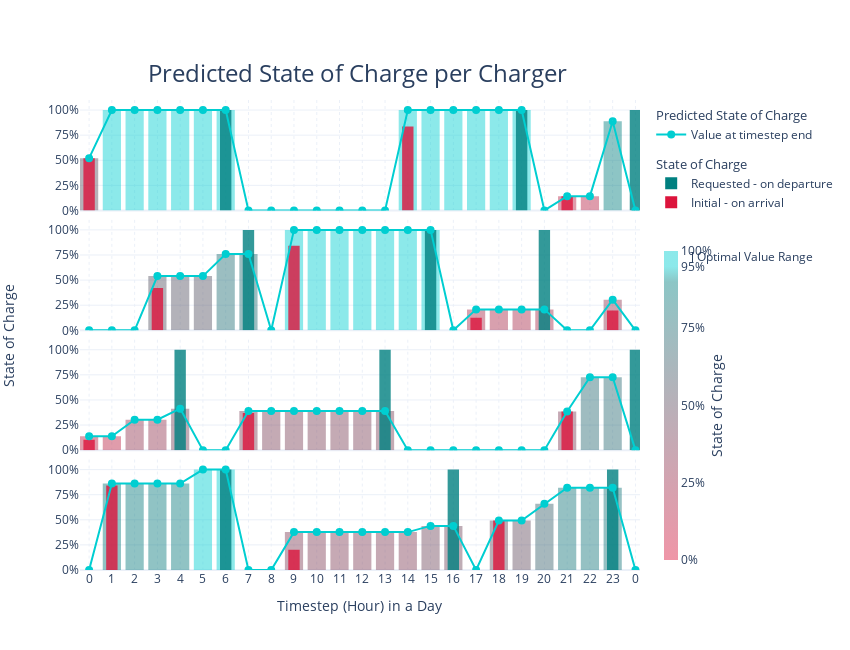

Source (notebook cell):
### Markdown cell above
#### Predicted Vehicle State of Charge

### Code cell
subplot_fig = make_subplots(
    rows=4,
    cols=1,
    shared_xaxes=True,
    vertical_spacing=0.02
)

for v_id in initial_training_data.index:
    charger_id = int(initial_training_data.loc[v_id, 'Charger ID'])
    counter = number_of_chargers - charger_id
    charger = counter - 1
    
    arr = int(initial_training_data.loc[v_id, 'Arrival'])
    dep = int(initial_training_data.loc[v_id, 'Departure'])
    
    if initial_training_data.loc[v_id, 'Vehicle ID'] == '0':
        psoc = chargers_predictions.loc[chargers_predictions['Charger ID']==charger,'Vehicle State of Charge']
        subplot_fig.add_scatter(y=psoc, line_shape='linear', row=counter, col=1, name='Value at timestep end', mode='markers+lines',
                                marker=dict(size=8, symbol='circle-dot'), line=dict(color='darkturquoise'), showlegend=(not v_id), 
                                legendgrouptitle=dict(text='Predicted State of Charge'), legendgroup='Predicted Charger SOC', )
        subplot_fig.add_bar(y=psoc, row=counter, col=1, legendgroup='Predicted Charger SOC', showlegend=False, 
                            marker=dict(color=psoc, opacity=1, line_width=0, coloraxis='coloraxis'))
        
        subplot_fig.add_bar(x=initial_training_data.loc[(initial_training_data['Charger ID']==str(charger))&(initial_training_data.index[v_id]==v_id), 'Departure']-1, row=counter, col=1,
                    y=initial_training_data.loc[(initial_training_data['Charger ID']==str(charger))&(initial_training_data.index[v_id]==v_id), 'Requested State of Charge'], name=f'Requested - on departure',
                    width=0.5, marker=dict(color='teal', opacity=0.8, line_width=0), legendgroup='State of Charge', showlegend=(not v_id),
                    legendgrouptitle=dict(text='State of Charge'))
        subplot_fig.add_bar(x=initial_training_data.loc[initial_training_data['Charger ID']==str(charger), 'Arrival'], row=counter, col=1,
                    y=initial_training_data.loc[initial_training_data['Charger ID']==str(charger), 'Initial State of Charge'], name=f'Initial - on arrival',
                    width=0.5, marker=dict(color='crimson', opacity=0.8, line_width=0), legendgroup='State of Charge', showlegend=(not v_id))
        
        subplot_fig.add_annotation(x=23, y=1.2, text=f'<i>Charger {charger_id}</i>', textangle=0, opacity=0.9, row=charger_id+1, col=1,
                                   font_size=13, showarrow=False, font_color='grey')    


subplot_fig.add_annotation(x=-0.15, y=0.5, text="State of Charge", textangle=-90, xref="paper", yref="paper", font_size=14, showarrow=False)
subplot_fig.add_annotation(x=0.5, y=-0.1, text="Timestep (Hour) in a Day", textangle=0, xref="paper", yref="paper", font_size=14, showarrow=False)

max_timestep = int(initial_training_data.Departure.max() + 1)
subplot_fig.update_layout(title="Predicted State of Charge per Charger",
                          yaxis=dict(title=''), barmode='overlay')
subplot_fig.update_xaxes(tickformat='', griddash="dot", title='', range=[-0.4, 24.2],
                         tickvals=[i for i in range(max_timestep)],
                         ticktext=[str(i%24) for i in range(max_timestep)])

# For plot export: w(1280)xh(720), w(1920)xh(1080)
# For better overview in jupyter: w(850)xh(650)
plot_width = 850
plot_height = 650

subplot_fig.update_yaxes(tickformat=" ,~%", nticks=5, range=[0, 1.1], dtick=0.25)
subplot_fig.update_layout(height=plot_height, width=plot_width, title=dict(xanchor="center", x=0.42, font_size=24, y=0.9), 
                          showlegend=True, 
                          coloraxis=dict(
                              colorbar=dict(len=0.7, thickness=14, yanchor='middle', y=0.35, x=1.025, 
                                            title='State of Charge', titleside='right', tickvals=[0, 0.25, 0.5, 0.75, 0.95, 0.98, 1],
                                            tickformat=',.0%', ticktext=['0%','25%','50%','75%','95%','\t  ] Optimal Value Range','100%']),
                              colorscale=[[0, 'rgba(220,20,60, 0.45)'], [0.9, 'rgba(0,128,128, 0.45)'], [0.95, 'rgba(0,206,209, 0.45)'], [1, 'rgba(0,206,209, 0.45)']]
                          )
                         )

subplot_fig.show()

del psoc, charger_id, counter, charger, arr, dep, max_timestep, plot_width, plot_height

### Figure 1 — Plotly figure (JSON) as saved in the notebook; plotly's stock layout.template omitted (floating-point values rounded to 4 significant figures)
{"data": [{"legendgroup": "Predicted Charger SOC", "legendgrouptitle": {"text": "Predicted State of Charge"}, "line": {"color": "darkturquoise", "shape": "linear"}, "marker": {"size": 8, "symbol": "circle-dot"}, "mode": "markers+lines", "name": "Value at timestep end", "showlegend": true, "type": "scatter", "xaxis": "x4", "y": [0, 0.8605, 0.8605, 0.8605, 0.8605, 1, 1, 0, 0, 0.3773, 0.3773, 0.3773, 0.3773, 0.3773, 0.3773, 0.4394, 0.4394, 0, 0.4918, 0.4918, 0.6604, 0.82, 0.82, 0.82, 0], "yaxis": "y4"}, {"legendgroup": "Predicted Charger SOC", "marker": {"color": [0, 0.8605, 0.8605, 0.8605, 0.8605, 1, 1, 0, 0, 0.3773, 0.3773, 0.3773, 0.3773, 0.3773, 0.3773, 0.4394, 0.4394, 0, 0.4918, 0.4918, 0.6604, 0.82, 0.82, 0.82, 0], "coloraxis": "coloraxis", "line": {"width": 0}, "opacity": 1}, "showlegend": false, "type": "bar", "xaxis": "x4", "y": [0, 0.8605, 0.8605, 0.8605, 0.8605, 1, 1, 0, 0, 0.3773, 0.3773, 0.3773, 0.3773, 0.3773, 0.3773, 0.4394, 0.4394, 0, 0.4918, 0.4918, 0.6604, 0.82, 0.82, 0.82, 0], "yaxis": "y4"}, {"legendgroup": "State of Charge", "legendgrouptitle": {"text": "State of Charge"}, "marker": {"color": "teal", "line": {"width": 0}, "opacity": 0.8}, "name": "Requested - on departure", "showlegend": true, "type": "bar", "width": 0.5, "x": [6, 16, 23], "xaxis": "x4", "y": [1, 1, 1], "yaxis": "y4"}, {"legendgroup": "State of Charge", "marker": {"color": "crimson", "line": {"width": 0}, "opacity": 0.8}, "name": "Initial - on arrival", "showlegend": true, "type": "bar", "width": 0.5, "x": [1, 9, 18], "xaxis": "x4", "y": [0.8419, 0.2011, 0.4918], "yaxis": "y4"}, {"legendgroup": "Predicted Charger SOC", "legendgrouptitle": {"text": "Predicted State of Charge"}, "line": {"color": "darkturquoise", "shape": "linear"}, "marker": {"size": 8, "symbol": "circle-dot"}, "mode": "markers+lines", "name": "Value at timestep end", "showlegend": false, "type": "scatter", "xaxis": "x3", "y": [0.1389, 0.1389, 0.3034, 0.3034, 0.4135, 0, 0, 0.3888, 0.3888, 0.3888, 0.3888, 0.3888, 0.3888, 0.3888, 0, 0, 0, 0, 0, 0, 0, 0.3856, 0.7262, 0.7262, 0], "yaxis": "y3"}, {"legendgroup": "Predicted Charger SOC", "marker": {"color": [0.1389, 0.1389, 0.3034, 0.3034, 0.4135, 0, 0, 0.3888, 0.3888, 0.3888, 0.3888, 0.3888, 0.3888, 0.3888, 0, 0, 0, 0, 0, 0, 0, 0.3856, 0.7262, 0.7262, 0], "coloraxis": "coloraxis", "line": {"width": 0}, "opacity": 1}, "showlegend": false, "type": "bar", "xaxis": "x3", "y": [0.1389, 0.1389, 0.3034, 0.3034, 0.4135, 0, 0, 0.3888, 0.3888, 0.3888, 0.3888, 0.3888, 0.3888, 0.3888, 0, 0, 0, 0, 0, 0, 0, 0.3856, 0.7262, 0.7262, 0], "yaxis": "y3"}, {"legendgroup": "State of Charge", "legendgrouptitle": {"text": "State of Charge"}, "marker": {"color": "teal", "line": {"width": 0}, "opacity": 0.8}, "name": "Requested - on departure", "showlegend": false, "type": "bar", "width": 0.5, "x": [4, 13, 24], "xaxis": "x3", "y": [1, 1, 1], "yaxis": "y3"}, {"legendgroup": "State of Charge", "marker": {"color": "crimson", "line": {"width": 0}, "opacity": 0.8}, "name": "Initial - on arrival", "showlegend": false, "type": "bar", "width": 0.5, "x": [0, 7, 21], "xaxis": "x3", "y": [0.1024, 0.3701, 0.3856], "yaxis": "y3"}, {"legendgroup": "Predicted Charger SOC", "legendgrouptitle": {"text": "Predicted State of Charge"}, "line": {"color": "darkturquoise", "shape": "linear"}, "marker": {"size": 8, "symbol": "circle-dot"}, "mode": "markers+lines", "name": "Value at timestep end", "showlegend": false, "type": "scatter", "xaxis": "x2", "y": [0, 0, 0, 0.5397, 0.5397, 0.5397, 0.7597, 0.7597, 0, 1, 1, 1, 1, 1, 1, 1, 0, 0.2083, 0.2083, 0.2083, 0.2083, 0, 0, 0.3051, 0], "yaxis": "y2"}, {"legendgroup": "Predicted Charger SOC", "marker": {"color": [0, 0, 0, 0.5397, 0.5397, 0.5397, 0.7597, 0.7597, 0, 1, 1, 1, 1, 1, 1, 1, 0, 0.2083, 0.2083, 0.2083, 0.2083, 0, 0, 0.3051, 0], "coloraxis": "coloraxis", "line": {"width": 0}, "opacity": 1}, "showlegend": false, "type": "bar", "xaxis": "x2", "y": [0, 0, 0, 0.5397, 0.5397, 0.5397, 0.7597, 0.7597, 0, 1, 1, 1, 1, 1, 1, 1, 0, 0.2083, 0.2083, 0.2083, 0.2083, 0, 0, 0.3051, 0], "yaxis": "y2"}, {"legendgroup": "State of Charge", "legendgrouptitle": {"text": "State of Charge"}, "marker": {"color": "teal", "line": {"width": 0}, "opacity": 0.8}, "name": "Requested - on departure", "showlegend": false, "type": "bar", "width": 0.5, "x": [7, 15, 20, 26], "xaxis": "x2", "y": [1, 1, 1, 1], "yaxis": "y2"}, {"legendgroup": "State of Charge", "marker": {"color": "crimson", "line": {"width": 0}, "opacity": 0.8}, "name": "Initial - on arrival", "showlegend": false, "type": "bar", "width": 0.5, "x": [3, 9, 17, 23], "xaxis": "x2", "y": [0.4214, 0.8411, 0.1261, 0.1972], "yaxis": "y2"}, {"legendgroup": "Predicted Charger SOC", "legendgrouptitle": {"text": "Predicted State of Charge"}, "line": {"color": "darkturquoise", "shape": "linear"}, "marker": {"size": 8, "symbol": "circle-dot"}, "mode": "markers+lines", "name": "Value at timestep end", "showlegend": false, "type": "scatter", "xaxis": "x", "y": [0.5204, 1, 1, 1, 1, 1, 1, 0, 0, 0, 0, 0, 0, 0, 1, 1, 1, 1, 1, 1, 0, 0.1424, 0.1424, 0.8888, 0], "yaxis": "y"}, {"legendgroup": "Predicted Charger SOC", "marker": {"color": [0.5204, 1, 1, 1, 1, 1, 1, 0, 0, 0, 0, 0, 0, 0, 1, 1, 1, 1, 1, 1, 0, 0.1424, 0.1424, 0.8888, 0], "coloraxis": "coloraxis", "line": {"width": 0}, "opacity": 1}, "showlegend": false, "type": "bar", "xaxis": "x", "y": [0.5204, 1, 1, 1, 1, 1, 1, 0, 0, 0, 0, 0, 0, 0, 1, 1, 1, 1, 1, 1, 0, 0.1424, 0.1424, 0.8888, 0], "yaxis": "y"}, {"legendgroup": "State of Charge", "legendgrouptitle": {"text": "State of Charge"}, "marker": {"color": "teal", "line": {"width": 0}, "opacity": 0.8}, "name": "Requested - on departure", "showlegend": false, "type": "bar", "width": 0.5, "x": [6, 19, 24], "xaxis": "x", "y": [1, 1, 1], "yaxis": "y"}, {"legendgroup": "State of Charge", "marker": {"color": "crimson", "line": {"width": 0}, "opacity": 0.8}, "name": "Initial - on arrival", "showlegend": false, "type": "bar", "width": 0.5, "x": [0, 14, 21], "xaxis": "x", "y": [0.5204, 0.8367, 0.1424], "yaxis": "y"}], "layout": {"annotations": [{"font": {"color": "grey", "size": 13}, "opacity": 0.9, "showarrow": false, "text": "<i>Charger 0</i>", "textangle": 0, "x": 23, "xref": "x", "y": 1.2, "yref": "y"}, {"font": {"color": "grey", "size": 13}, "opacity": 0.9, "showarrow": false, "text": "<i>Charger 1</i>", "textangle": 0, "x": 23, "xref": "x2", "y": 1.2, "yref": "y2"}, {"font": {"color": "grey", "size": 13}, "opacity": 0.9, "showarrow": false, "text": "<i>Charger 2</i>", "textangle": 0, "x": 23, "xref": "x3", "y": 1.2, "yref": "y3"}, {"font": {"color": "grey", "size": 13}, "opacity": 0.9, "showarrow": false, "text": "<i>Charger 3</i>", "textangle": 0, "x": 23, "xref": "x4", "y": 1.2, "yref": "y4"}, {"font": {"size": 14}, "showarrow": false, "text": "State of Charge", "textangle": -90, "x": -0.15, "xref": "paper", "y": 0.5, "yref": "paper"}, {"font": {"size": 14}, "showarrow": false, "text": "Timestep (Hour) in a Day", "textangle": 0, "x": 0.5, "xref": "paper", "y": -0.1, "yref": "paper"}], "barmode": "overlay", "coloraxis": {"colorbar": {"len": 0.7, "thickness": 14, "tickformat": ",.0%", "ticktext": ["0%", "25%", "50%", "75%", "95%", "\t  ] Optimal Value Range", "100%"], "tickvals": [0, 0.25, 0.5, 0.75, 0.95, 0.98, 1], "title": {"side": "right", "text": "State of Charge"}, "x": 1.025, "y": 0.35, "yanchor": "middle"}, "colorscale": [[0, "rgba(220,20,60, 0.45)"], [0.9, "rgba(0,128,128, 0.45)"], [0.95, "rgba(0,206,209, 0.45)"], [1, "rgba(0,206,209, 0.45)"]]}, "height": 650, "showlegend": true, "title": {"font": {"size": 24}, "text": "Predicted State of Charge per Charger", "x": 0.42, "xanchor": "center", "y": 0.9}, "width": 850, "xaxis": {"anchor": "y", "domain": [0, 1], "griddash": "dot", "matches": "x4", "range": [-0.4, 24.2], "showticklabels": false, "tickformat": "", "ticktext": ["0", "1", "2", "3", "4", "5", "6", "7", "8", "9", "10", "11", "12", "13", "14", "15", "16", "17", "18", "19", "20", "21", "22", "23", "0", "1", "2", "3"], "tickvals": [0, 1, 2, 3, 4, 5, 6, 7, 8, 9, 10, 11, 12, 13, 14, 15, 16, 17, 18, 19, 20, 21, 22, 23, 24, 25, 26, 27], "title": {"text": ""}}, "xaxis2": {"anchor": "y2", "domain": [0, 1], "griddash": "dot", "matches": "x4", "range": [-0.4, 24.2], "showticklabels": false, "tickformat": "", "ticktext": ["0", "1", "2", "3", "4", "5", "6", "7", "8", "9", "10", "11", "12", "13", "14", "15", "16", "17", "18", "19", "20", "21", "22", "23", "0", "1", "2", "3"], "tickvals": [0, 1, 2, 3, 4, 5, 6, 7, 8, 9, 10, 11, 12, 13, 14, 15, 16, 17, 18, 19, 20, 21, 22, 23, 24, 25, 26, 27], "title": {"text": ""}}, "xaxis3": {"anchor": "y3", "domain": [0, 1], "griddash": "dot", "matches": "x4", "range": [-0.4, 24.2], "showticklabels": false, "tickformat": "", "ticktext": ["0", "1", "2", "3", "4", "5", "6", "7", "8", "9", "10", "11", "12", "13", "14", "15", "16", "17", "18", "19", "20", "21", "22", "23", "0", "1", "2", "3"], "tickvals": [0, 1, 2, 3, 4, 5, 6, 7, 8, 9, 10, 11, 12, 13, 14, 15, 16, 17, 18, 19, 20, 21, 22, 23, 24, 25, 26, 27], "title": {"text": ""}}, "xaxis4": {"anchor": "y4", "domain": [0, 1], "griddash": "dot", "range": [-0.4, 24.2], "tickformat": "", "ticktext": ["0", "1", "2", "3", "4", "5", "6", "7", "8", "9", "10", "11", "12", "13", "14", "15", "16", "17", "18", "19", "20", "21", "22", "23", "0", "1", "2", "3"], "tickvals": [0, 1, 2, 3, 4, 5, 6, 7, 8, 9, 10, 11, 12, 13, 14, 15, 16, 17, 18, 19, 20, 21, 22, 23, 24, 25, 26, 27], "title": {"text": ""}}, "yaxis": {"anchor": "x", "domain": [0.765, 1.0], "dtick": 0.25, "nticks": 5, "range": [0, 1.1], "tickformat": " ,~%", "title": {"text": ""}}, "yaxis2": {"anchor": "x2", "domain": [0.51, 0.745], "dtick": 0.25, "nticks": 5, "range": [0, 1.1], "tickformat": " ,~%"}, "yaxis3": {"anchor": "x3", "domain": [0.255, 0.49], "dtick": 0.25, "nticks": 5, "range": [0, 1.1], "tickformat": " ,~%"}, "yaxis4": {"anchor": "x4", "domain": [0, 0.235], "dtick": 0.25, "nticks": 5, "range": [0, 1.1], "tickformat": " ,~%"}}}
